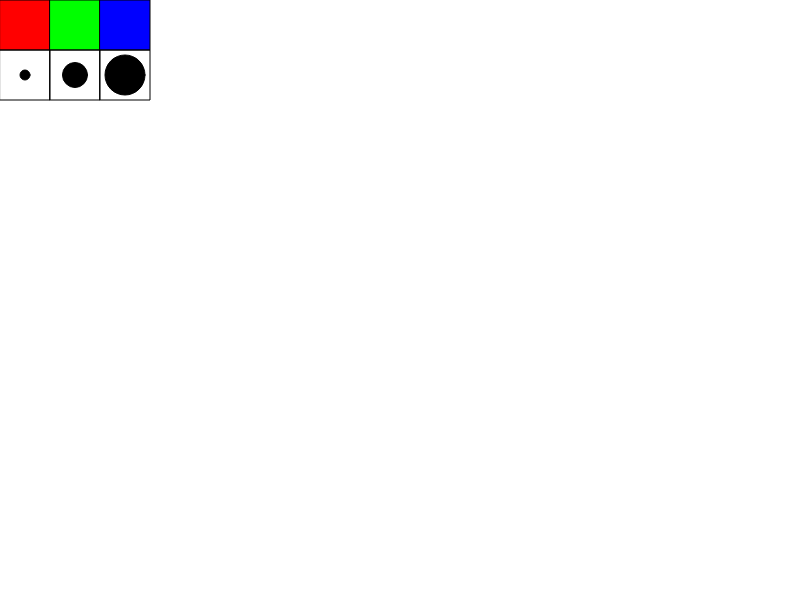
Frame 1 (no input)
Frame 60 (no input): identical to frame 1, image omitted
Frame 120 (the mouse pressed at the canvas centre since frame 60): identical to frame 1, image omitted

The p5.js sketch that drew this single still picture (run headless with seeded random() and noise() and a simulated clock; from frame 60 on, the mouse is pressed at the canvas centre):

// p5.js sketch
// ── sketch.js
function setup()
{
	createCanvas(800, 600);
    background(255,255,255);
    strokeWeight(1);
    fill(255,0,0);
    rect(0,0,50,50);
    
    fill(0,255,0);
    rect(50,0,50,50);
    
    fill(0,0,255);
    rect(100,0,50,50);
    
    noFill();
    rect(0,50,50,50);
    rect(50,50,50,50);
    rect(100,50,50,50);
    fill(0);
    ellipse(50/2,50+50/2,10);
    ellipse(50+50/2,50+50/2,25);
    ellipse(100+50/2,50+50/2,40);
}



function draw()
{
    
}
    function mousePressed(){
        if (mouseX < 50 && mouseY < 50) {
            stroke(255,0,0);
        } else if (mouseX > 50 && mouseX < 100 && mouseY < 50) {
            stroke(0,255,0);
        } else if (mouseX > 100 && mouseX < 150 && mouseY < 50) {
            stroke(0,0,255);
        } else if (mouseX < 50 && mouseY > 50 && mouseY < 100) {
            strokeWeight(1);
        } else if (mouseX > 50 && mouseX < 100 && mouseY > 50 && mouseY < 100) {
            strokeWeight(3);
        } else if (mouseX > 100 && mouseX < 150 && mouseY > 50 && mouseY < 100) {
            strokeWeight(9);
        }
        
    
    
    
    } 
    
    function mouseDragged(){
        if (mouseX<150 && mouseY<100){
        } else {line(pmouseX,pmouseY,mouseX,mouseY);
               }
    }
